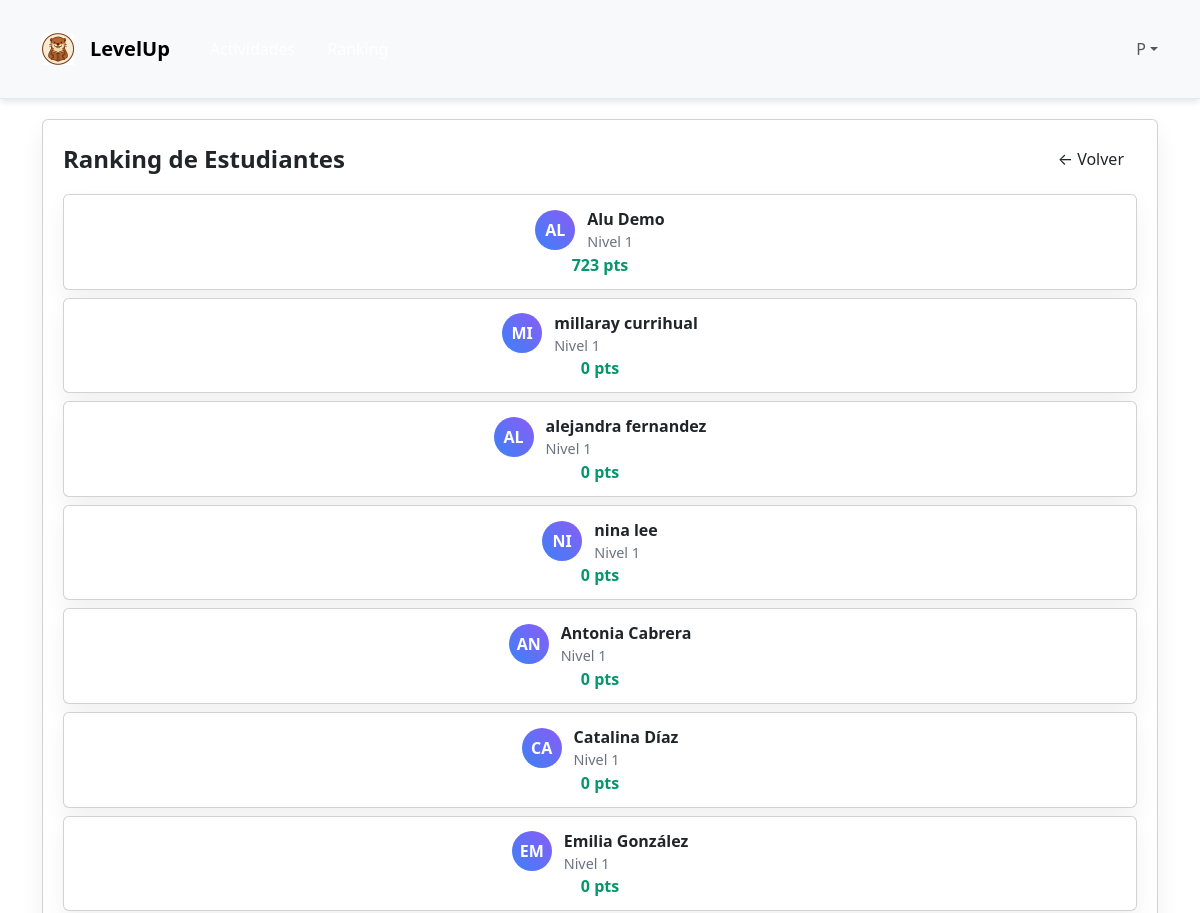
Page /ranking/ (signed in, upper part) on the earlier database version.
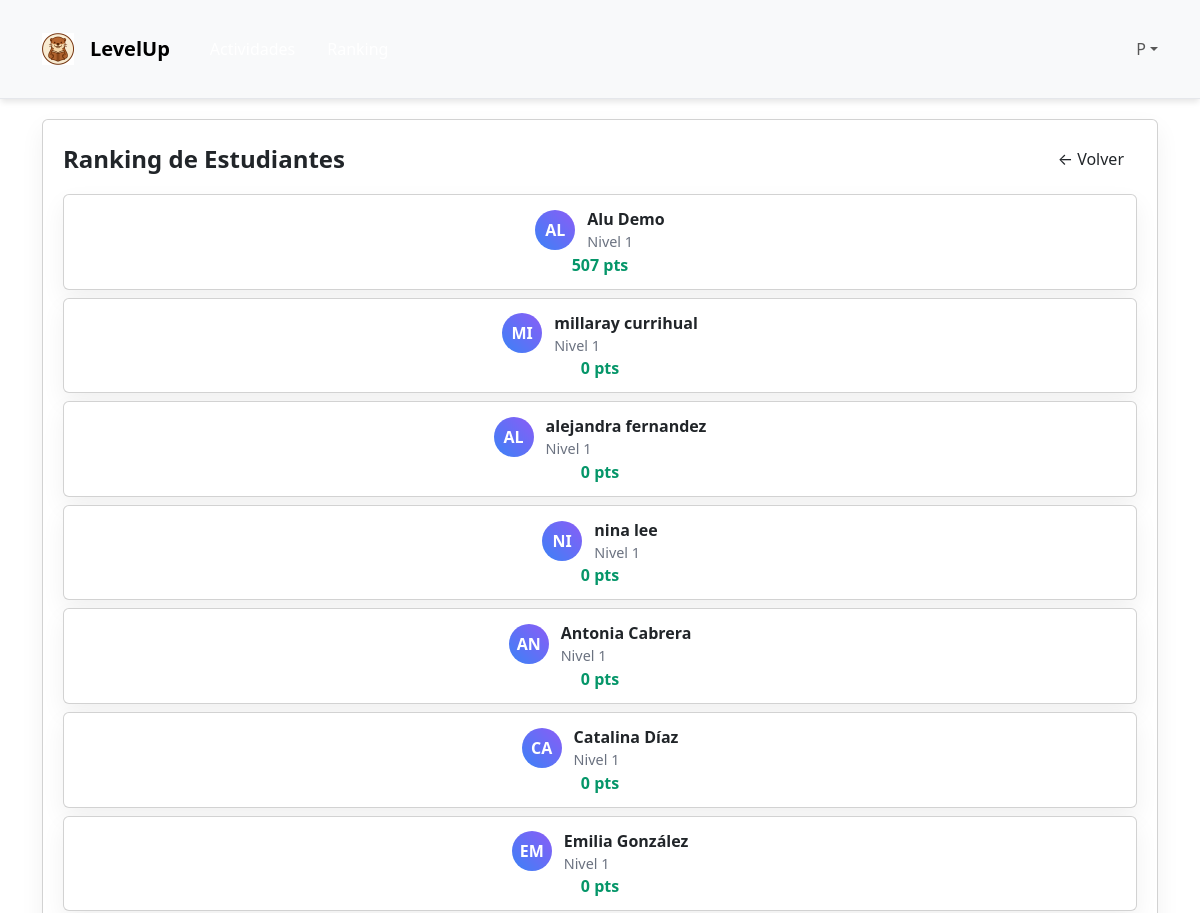
Same page on the later database version.
### LevelUp/models.py (models this page shows, shortened)
class Estudiante(models.Model):
    usuario = models.OneToOneField(Usuario, on_delete=models.CASCADE, primary_key=True)
    nivel = models.IntegerField(default=1)
    curso = models.CharField(max_length=50)
    puntos = models.IntegerField(default=0)
    medallas = models.IntegerField(default=0)
    xp = models.PositiveIntegerField(default=0)
    coins = models.PositiveIntegerField(default=0)
    avatar_kind = models.CharField(max_length=20, default="otter")        # especie
    avatar_slug = models.CharField(max_length=40, default="otter")        # archivo base en /static/LevelUp/img/avatars/otter.png
    accesorios_desbloqueados = models.JSONField(default=list, blank=True) # ["gafas_azules", "mochila_lvl1"]
    accesorios_equipados = models.JSONField(default=dict, blank=True)      # {"cabeza":"gorra_roja","cara":"gafas_azules","espalda":"mochila_lvl1"}
    habilidades = models.JSONField(default=dict, blank=True)               # {"memoria_boost":2}
    def nivel(self):
        n = 1
        while self.xp >= (n * n * 100):
            n += 1
        return max(1, n - 1)

class Usuario(AbstractUser):
    class Rol(models.TextChoices):
        ESTUDIANTE    = "ESTUDIANTE", "Estudiante"
        DOCENTE       = "DOCENTE", "Docente"
        ADMINISTRADOR = "ADMINISTRADOR", "Administrador"
    rol = models.CharField(
        max_length=20,
        choices=Rol.choices,
        default=Rol.ESTUDIANTE,
    )
    rut = models.CharField(max_length=12, unique=True, validators=[validar_formato_rut])
    email = models.EmailField(max_length=128, unique=True)
    rol = models.CharField(max_length=20, choices=Rol.choices)

### LevelUp/views.py (the view)
# urls.py: path("ranking/", views.ranking_view, name="ranking"),
@login_required
def ranking_view(request):
    estudiantes_top = Estudiante.objects.order_by("-puntos").select_related("usuario")[:20]
    return render(request, "LevelUp/ranking.html", {"estudiantes_top": estudiantes_top})

### LevelUp/templates/LevelUp/ranking.html (shortened to what this page needs)
{% extends "LevelUp/base.html" %}
{% block content %}
<main class="min-h-screen">
  <div class="container">
    <div class="card">
      <div class="card-content">
        <div style="display:flex; justify-content:space-between; align-items:center;">
          <h1 style="margin:0; font-size:1.5rem; font-weight:800;">Ranking de Estudiantes</h1>
          <a href="{% url 'home' %}" class="btn btn-outline">← Volver</a>
        </div>
        <ul style="list-style:none; padding:0; margin:1rem 0 0; display:grid; gap:.5rem;">
          {% for e in estudiantes_top %}
            <li class="card" style="padding:.75rem 1rem; display:flex; align-items:center; justify-content:space-between;">
              <div style="display:flex; align-items:center; gap:.75rem;">
                <div class="leaderboard-avatar">
                  {{ e.usuario.first_name|default:e.usuario.username|slice:":2"|upper }}
                </div>
                <div>
                  <div style="font-weight:600;">
                    {{ e.usuario.get_full_name|default:e.usuario.username }}
                  </div>
                  <div style="color:#6b7280; font-size:.9rem;">Nivel {{ e.nivel|default:1 }}</div>
                </div>
              </div>
              <div class="leaderboard-points">{{ e.puntos|default:0 }} pts</div>
            </li>
          {% empty %}
            <div class="msg info">Aún no hay estudiantes con puntaje.</div>
          {% endfor %}
        </ul>
      </div>
    </div>
  </div>
</main>
{% endblock %}

Differences in the rows shown:
changed Estudiante "Alu Demo": puntos "723" → "507"
